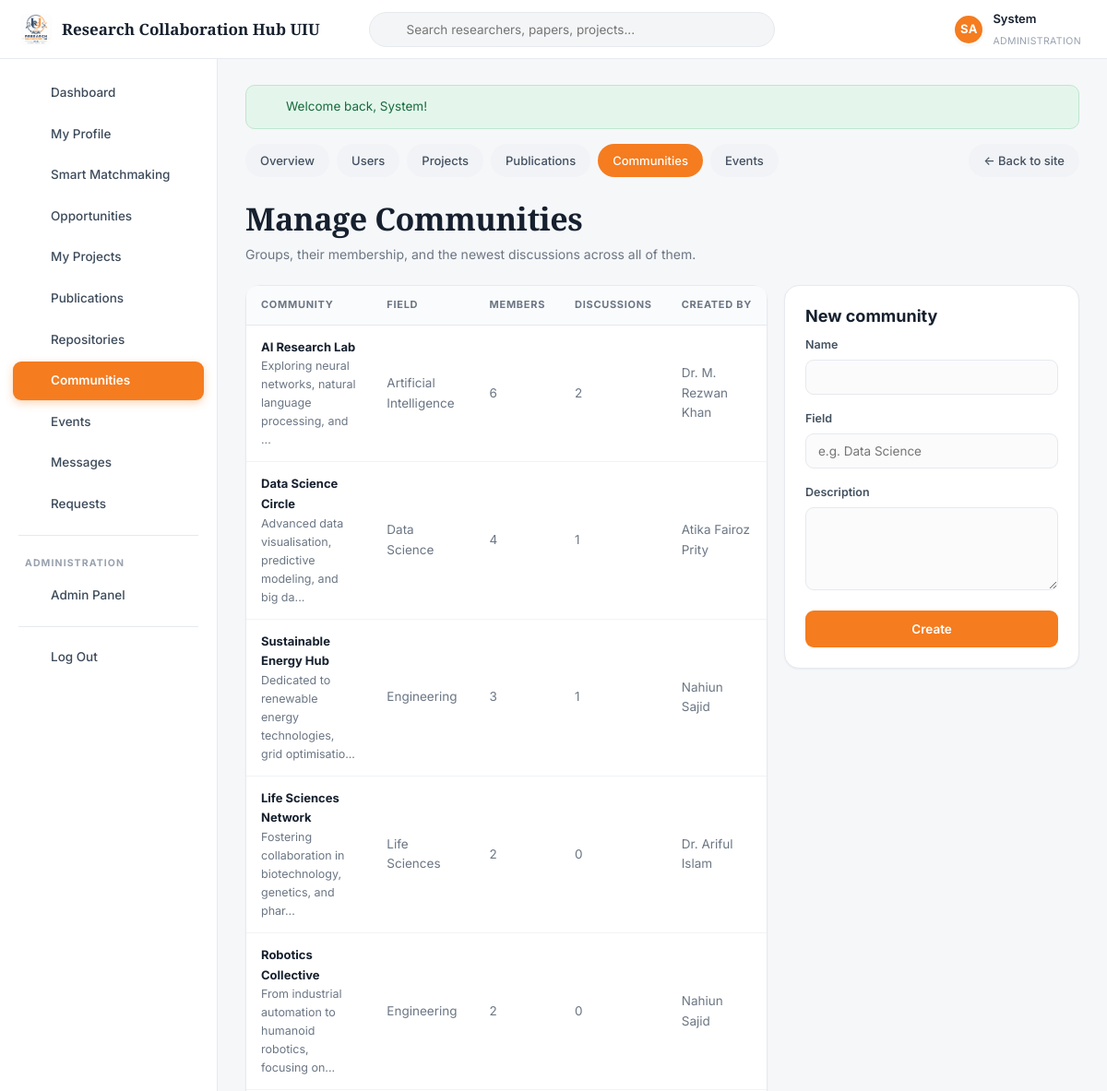
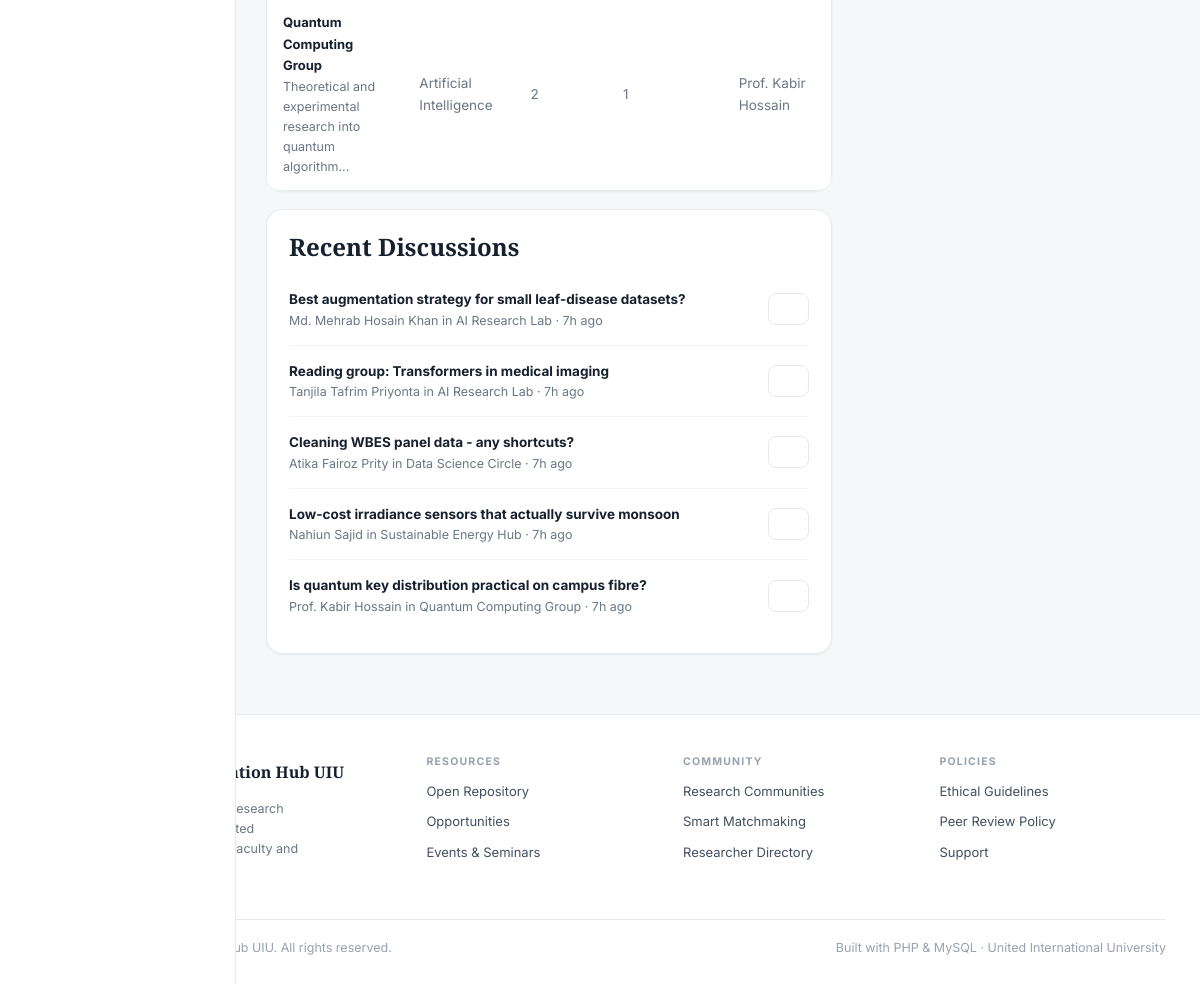
Page /admin/communities.php (signed in) on the committed database (2 pictures, top to bottom).
### tables this page shows
CREATE TABLE `users` (
  `id`                INT AUTO_INCREMENT PRIMARY KEY,
  `first_name`        VARCHAR(60)  NOT NULL,
  `last_name`         VARCHAR(60)  NOT NULL,
  `email`             VARCHAR(150) NOT NULL UNIQUE,
  `password`          VARCHAR(255) NOT NULL,
  `role`              ENUM('student','faculty','admin') NOT NULL DEFAULT 'student',
  `researcher_type`   ENUM('student_academic','corporate','gov_ngo','medical','non_researcher') DEFAULT 'student_academic',
  `department`        VARCHAR(100) DEFAULT NULL,
  `university`        VARCHAR(150) DEFAULT 'United International University',
  `designation`       VARCHAR(120) DEFAULT NULL,
  `trimester`         VARCHAR(30)  DEFAULT NULL,
  `student_id`        VARCHAR(30)  DEFAULT NULL,
  `cgpa`              DECIMAL(3,2) DEFAULT NULL,
  `bio`               TEXT         DEFAULT NULL,
  `avatar`            VARCHAR(255) DEFAULT NULL,
  `cover`             VARCHAR(255) DEFAULT NULL,
  `phone`             VARCHAR(40)  DEFAULT NULL,
  `city`              VARCHAR(80)  DEFAULT 'Dhaka',
  `linkedin`          VARCHAR(200) DEFAULT NULL,
  `orcid`             VARCHAR(60)  DEFAULT NULL,
  `website`           VARCHAR(200) DEFAULT NULL,
  `availability`      VARCHAR(60)  DEFAULT NULL,
  `preferred_team`    VARCHAR(40)  DEFAULT NULL,
  `open_to_collab`    TINYINT(1)   NOT NULL DEFAULT 1,
  `status`            ENUM('active','suspended') NOT NULL DEFAULT 'active',
  `created_at`        DATETIME     NOT NULL DEFAULT CURRENT_TIMESTAMP
);

CREATE TABLE `communities` (
  `id`          INT AUTO_INCREMENT PRIMARY KEY,
  `name`        VARCHAR(150) NOT NULL,
  `description` TEXT DEFAULT NULL,
  `field`       VARCHAR(80) DEFAULT 'General',
  `icon`        VARCHAR(10) DEFAULT 'CM',
  `created_by`  INT DEFAULT NULL,
  `created_at`  DATETIME NOT NULL DEFAULT CURRENT_TIMESTAMP,
  FOREIGN KEY (`created_by`) REFERENCES `users`(`id`) ON DELETE SET NULL
);

CREATE TABLE `community_posts` (
  `id`           INT AUTO_INCREMENT PRIMARY KEY,
  `community_id` INT NOT NULL,
  `user_id`      INT NOT NULL,
  `title`        VARCHAR(250) NOT NULL,
  `body`         TEXT NOT NULL,
  `views`        INT NOT NULL DEFAULT 0,
  `created_at`   DATETIME NOT NULL DEFAULT CURRENT_TIMESTAMP,
  FOREIGN KEY (`community_id`) REFERENCES `communities`(`id`) ON DELETE CASCADE,
  FOREIGN KEY (`user_id`)      REFERENCES `users`(`id`)       ON DELETE CASCADE
);

### config/database.php (called while the page is built, shortened)
<?php
function db(): PDO
{
    static $pdo = null;
    if ($pdo instanceof PDO) {
        return $pdo;
    }
    $dsn = 'mysql:host=' . DB_HOST . ';dbname=' . DB_NAME . ';charset=' . DB_CHARSET;
    try {
        $pdo = new PDO($dsn, DB_USER, DB_PASS, [
            PDO::ATTR_ERRMODE            => PDO::ERRMODE_EXCEPTION,
            PDO::ATTR_DEFAULT_FETCH_MODE => PDO::FETCH_ASSOC,
            PDO::ATTR_EMULATE_PREPARES   => false,
        ]);
    } catch (PDOException $e) {
        die(
            '<div style="font-family:system-ui;max-width:640px;margin:80px auto;padding:28px;'
          . 'border:1px solid #e3e6ea;border-radius:12px;background:#fff">'
          . '<h2 style="color:#12305B;margin:0 0 10px">Database connection failed</h2>'
          . '<p style="color:#5b6472;line-height:1.6">PHP could not reach MySQL. Check that:</p>'
          . '<ol style="color:#5b6472;line-height:1.8">'
          . '<li><strong>Apache</strong> and <strong>MySQL</strong> are both running in the XAMPP Control Panel.</li>'
          . '<li>You imported <code>database/rch_uiu.sql</code> in phpMyAdmin.</li>'
          . '<li>The credentials in <code>config/config.php</code> match your MySQL setup.</li>'
          . '</ol>'
          . '<p style="color:#98a1ae;font-size:13px">MySQL says: ' . htmlspecialchars($e->getMessage()) . '</p>'
          . '</div>'
        );
    }
    return $pdo;
}
function q(string $sql, array $params = []): PDOStatement
{
    $stmt = db()->prepare($sql);
    $stmt->execute($params);
    return $stmt;
}
function fetchOne(string $sql, array $params = []): ?array
{
    $row = q($sql, $params)->fetch();
    return $row === false ? null : $row;
}
function fetchAll(string $sql, array $params = []): array
{
    return q($sql, $params)->fetchAll();
}

### admin/communities.php (the view, shortened to what this page needs)
<?php
requireRole('admin');
$communities = fetchAll(
    'SELECT c.*, u.first_name, u.last_name,
       (SELECT COUNT(*) FROM community_members m WHERE m.community_id = c.id) AS members,
       (SELECT COUNT(*) FROM community_posts p WHERE p.community_id = c.id) AS posts
     FROM communities c LEFT JOIN users u ON u.id = c.created_by
     ORDER BY members DESC');
$recentPosts = fetchAll(
    'SELECT p.*, u.first_name, u.last_name, c.name AS community_name
     FROM community_posts p JOIN users u ON u.id = p.user_id
     JOIN communities c ON c.id = p.community_id
     ORDER BY p.created_at DESC LIMIT 12');
require_once ROOT_PATH . '/includes/header.php';
require_once __DIR__ . '/nav.php';
?>
<div class="page-head">
  <div>
    <h1>Manage Communities</h1>
    <p class="sub">Groups, their membership, and the newest discussions across all of them.</p>
  </div>
</div>
<div class="layout-main-side">
  <div class="flex-col" style="gap:18px">
    <div class="card" style="padding:0">
      <div class="table-wrap" style="border:none">
        <table class="data">
          <thead><tr><th>Community</th><th>Field</th><th>Members</th><th>Discussions</th><th>Created by</th><th></th></tr></thead>
          <tbody>
          <?php foreach ($communities as $c): ?>
            <tr>
              <td>
                <a href="<?= url('community.php?id=' . (int)$c['id']) ?>" style="color:inherit;text-decoration:none">
                  <strong style="font-size:13px"><?= e($c['name']) ?></strong></a>
                <div class="muted-sm"><?= e(excerpt($c['description'], 60)) ?></div>
              </td>
              <td class="muted"><?= e($c['field']) ?></td>
              <td class="muted"><?= (int)$c['members'] ?></td>
              <td class="muted"><?= (int)$c['posts'] ?></td>
              <td class="muted"><?= e(trim(($c['first_name'] ?? '') . ' ' . ($c['last_name'] ?? '')) ?: '--') ?></td>
            </tr>
          <?php endforeach; ?>
          </tbody>
        </table>
      </div>
    </div>
    <div class="card">
      <h2>Recent Discussions</h2>
      <?php foreach ($recentPosts as $p): ?>
        <div class="list-row">
          <span class="flex-1">
            <a href="<?= url('post.php?id=' . (int)$p['id']) ?>" style="color:inherit;text-decoration:none">
              <strong style="font-size:13.5px"><?= e($p['title']) ?></strong></a>
            <span class="muted-sm" style="display:block">
              <?= e($p['first_name'] . ' ' . $p['last_name']) ?> in <?= e($p['community_name']) ?>
              &middot; <?= timeAgo($p['created_at']) ?></span>
          </span>
          <form method="post"><?= csrfField() ?>
            <button class="btn btn-outline btn-sm" type="submit"
                    data-confirm="Remove this discussion?"><?= icon('trash', 13) ?></button>
          </form>
        </div>
      <?php endforeach; ?>
    </div>
  </div>
  <form class="card" method="post">
    <h3>New community</h3>
    <div class="form-group"><label for="name">Name</label>
      <input type="text" id="name" name="name" required></div>
    <div class="form-group"><label for="field">Field</label>
      <input type="text" id="field" name="field" placeholder="e.g. Data Science"></div>
    <div class="form-group"><label for="description">Description</label>
      <textarea id="description" name="description" style="min-height:90px"></textarea></div>
    <button class="btn btn-primary btn-block" type="submit">Create</button>
  </form>
</div>
<?php require_once ROOT_PATH . '/includes/footer.php'; ?>

### includes/header.php (shortened to what this page needs)
<?php
require_once ROOT_PATH . '/includes/icons.php';
$layout    = $layout    ?? (isLoggedIn() ? 'app' : 'public');
$me        = currentUser();
?>
<!DOCTYPE html>
<html lang="en">
<head>
<link rel="stylesheet" href="<?= url('assets/css/style.css') ?>">
</head>
<body class="layout-<?= e($layout) ?>">
<?php if ($layout === 'app'): ?>
<header class="topbar">
  <button class="icon-btn menu-toggle" id="menuToggle" aria-label="Toggle menu"><?= icon('menu', 20) ?></button>
  <a class="brand" href="<?= url('dashboard.php') ?>">
    <img src="<?= url('assets/img/logo.jpg') ?>" alt="Logo">
    <span class="brand-name"><?= e(SITE_NAME) ?></span>
  </a>
  <form class="topsearch" action="<?= url('search.php') ?>" method="get" role="search">
    <span class="ico"><?= icon('search', 16) ?></span>
    <input type="search" name="q" placeholder="Search researchers, papers, projects..."
           value="<?= e($_GET['q'] ?? '') ?>">
  </form>
  <div class="topactions">
    <a class="icon-btn" href="<?= url('notifications.php') ?>" title="Notifications">
      <?= icon('bell', 19) ?>
    </a>
    <a class="icon-btn" href="<?= url('messages.php') ?>" title="Messages">
      <?= icon('mail', 19) ?>
    </a>
    <a class="topuser" href="<?= url('profile.php') ?>">
      <?= avatar($me, 34) ?>
      <span>
        <span class="nm"><?= e($me['first_name']) ?></span><br>
        <span class="rl"><?= e($me['department'] ?: ucfirst($me['role'])) ?></span>
      </span>
    </a>
  </div>
</header>
<div class="app">
  <nav class="sidebar" id="sidebar">
    <a href="<?= url('dashboard.php') ?>"     class="<?= isActive('dashboard.php') ? 'active' : '' ?>"><?= icon('dashboard') ?> Dashboard</a>
    <a href="<?= url('profile.php') ?>"       class="<?= isActive('profile.php') || isActive('profile_edit.php') ? 'active' : '' ?>"><?= icon('user') ?> My Profile</a>
    <a href="<?= url('matchmaking.php') ?>"   class="<?= isActive('matchmaking.php') ? 'active' : '' ?>"><?= icon('sparkle') ?> Smart Matchmaking</a>
    <a href="<?= url('opportunities.php') ?>" class="<?= isActive('opportunities.php') || isActive('opportunity.php') ? 'active' : '' ?>"><?= icon('bulb') ?> Opportunities</a>
    <a href="<?= url('projects.php') ?>"      class="<?= isActive('projects.php') || isActive('project.php') || isActive('project_form.php') ? 'active' : '' ?>"><?= icon('folder') ?> My Projects</a>
    <a href="<?= url('publications.php') ?>"  class="<?= isActive('publications.php') || isActive('publication.php') ? 'active' : '' ?>"><?= icon('file') ?> Publications</a>
    <a href="<?= url('repository.php') ?>"    class="<?= isActive('repository.php') ? 'active' : '' ?>"><?= icon('layers') ?> Repositories</a>
    <a href="<?= url('communities.php') ?>"   class="<?= isActive('communities.php') || isActive('community.php') || isActive('post.php') ? 'active' : '' ?>"><?= icon('users') ?> Communities</a>
    <a href="<?= url('events.php') ?>"        class="<?= isActive('events.php') ? 'active' : '' ?>"><?= icon('calendar') ?> Events</a>
    <a href="<?= url('messages.php') ?>"      class="<?= isActive('messages.php') ? 'active' : '' ?>">
      <?= icon('mail') ?> Messages
    </a>
    <a href="<?= url('requests.php') ?>"      class="<?= isActive('requests.php') ? 'active' : '' ?>"><?= icon('user-plus') ?> Requests</a>
    <?php if ($me['role'] === 'admin'): ?>
      <div class="sidebar-sep"></div>
      <div class="sidebar-label">Administration</div>
      <a href="<?= url('admin/index.php') ?>"><?= icon('shield') ?> Admin Panel</a>
    <?php endif; ?>
    <div class="sidebar-sep"></div>
    <a href="<?= url('logout.php') ?>"><?= icon('logout') ?> Log Out</a>
  </nav>
  <main class="app-main">
    <?php foreach (getFlashes() as $f): ?>
      <div class="alert alert-<?= e($f['type']) ?>"><?= icon($f['type'] === 'success' ? 'check-circle' : 'help', 17) ?><span><?= e($f['message']) ?></span></div>
    <?php endforeach; ?>
<?php endif; ?>

### includes/icons.php (shortened to what this page needs)
<?php
function icon(string $name, int $size = 18, string $class = ''): string
{
    $body = $paths[$name] ?? $paths['help'];
    return '<svg class="ic ' . htmlspecialchars($class) . '" xmlns="http://www.w3.org/2000/svg" width="' . $size
         . '" height="' . $size . '" viewBox="0 0 24 24" fill="none" stroke="currentColor" stroke-width="1.9"'
         . ' stroke-linecap="round" stroke-linejoin="round" aria-hidden="true">' . $body . '</svg>';
}

### includes/functions.php (shortened to what this page needs)
<?php
function e($value): string
{
    return htmlspecialchars((string)$value, ENT_QUOTES, 'UTF-8');
}
function url(string $path = ''): string
{
    return BASE_URL . ltrim($path, '/');
}
function getFlashes(): array
{
    $f = $_SESSION['flash'] ?? [];
    return $f;
}
function isLoggedIn(): bool
{
    return !empty($_SESSION['user_id']);
}
function currentUser(): ?array
{
    static $user = null;
    static $loaded = false;
    if ($loaded) { return $user; }
    $loaded = true;
    $user = fetchOne('SELECT * FROM users WHERE id = ? AND status = "active"', [$_SESSION['user_id']]);
    return $user;
}
function requireRole(string ...$roles): void
{
    $user = currentUser();
}
function fullName(array $user): string
{
    return trim($user['first_name'] . ' ' . $user['last_name']);
}
function initials(array $user): string
{
    return strtoupper(substr($user['first_name'], 0, 1) . substr($user['last_name'], 0, 1));
}
function avatarUrl(?array $user): string
{
    return '';
}
function avatar(?array $user, int $size = 40, string $extraClass = ''): string
{
    $src = avatarUrl($user);
    $style = 'width:' . $size . 'px;height:' . $size . 'px;';
    $palette = ['#12305B', '#F57C1F', '#2F6FB3', '#B9541B', '#3E5C76', '#8A4B08'];
    $bg      = $palette[((int)$user['id']) % count($palette)];
    $font    = max(10, (int)round($size * 0.38));
    return '<span class="avatar avatar-initials ' . e($extraClass) . '" style="' . $style
         . 'background:' . $bg . ';font-size:' . $font . 'px" title="' . e(fullName($user)) . '">'
         . e(initials($user)) . '</span>';
}
function timeAgo(?string $datetime): string
{
    $ts   = strtotime($datetime);
    $diff = time() - $ts;
    if ($diff < 86400)  { return floor($diff / 3600) . 'h ago'; }
    return date('d M Y', $ts);
}
function excerpt(?string $text, int $limit = 140): string
{
    $text = trim(strip_tags((string)$text));
    return mb_substr($text, 0, $limit) . '...';
}
function isActive(string $page): bool
{
    return basename($_SERVER['PHP_SELF']) === $page;
}

### rows in the picture
users: initials($user) "SA", first_name "System", department "ADMINISTRATION"
communities: name "AI Research Lab", description "Exploring neural networks, natural language processing, and ...", field "Artificial Intelligence", members "6", posts "2", created_by.last_name "Dr. M. Rezwan Khan"
communities: name "Data Science Circle", description "Advanced data visualisation, predictive modeling, and big da...", field "Data Science", members "4", posts "1", created_by.last_name "Atika Fairoz Prity"
communities: name "Sustainable Energy Hub", description "Dedicated to renewable energy technologies, grid optimisatio...", field "Engineering", members "3", posts "1", created_by.last_name "Nahiun Sajid"
communities: name "Life Sciences Network", description "Fostering collaboration in biotechnology, genetics, and phar...", field "Life Sciences", members "2", posts "0", created_by.last_name "Dr. Ariful Islam"
communities: name "Robotics Collective", description "From industrial automation to humanoid robotics, focusing on...", field "Engineering", members "2", posts "0", created_by.last_name "Nahiun Sajid"
communities: name "Quantum Computing Group", description "Theoretical and experimental research into quantum algorithm...", field "Artificial Intelligence", members "2", posts "1", created_by.last_name "Prof. Kabir Hossain"
community_posts: title "Best augmentation strategy for small leaf-disease datasets?", user.last_name "Md. Mehrab Hosain Khan", community.name "AI Research Lab", created_at "7h ago", $size 13 (drawn)
community_posts: title "Reading group: Transformers in medical imaging", user.last_name "Tanjila Tafrim Priyonta", community.name "AI Research Lab", created_at "7h ago", $size 13 (drawn)
community_posts: title "Cleaning WBES panel data - any shortcuts?", user.last_name "Atika Fairoz Prity", community.name "Data Science Circle", created_at "7h ago", $size 13 (drawn)
community_posts: title "Low-cost irradiance sensors that actually survive monsoon", user.last_name "Nahiun Sajid", community.name "Sustainable Energy Hub", created_at "7h ago", $size 13 (drawn)
community_posts: title "Is quantum key distribution practical on campus fibre?", user.last_name "Prof. Kabir Hossain", community.name "Quantum Computing Group", created_at "7h ago", $size 13 (drawn)

### other values in the picture
SITE_NAME "Research Collaboration Hub UIU"
$f['message'] "Welcome back, System!"
$label "Overview"
$label "Users"
$label "Projects"
$label "Publications"
$label "Communities"
$label "Events"
